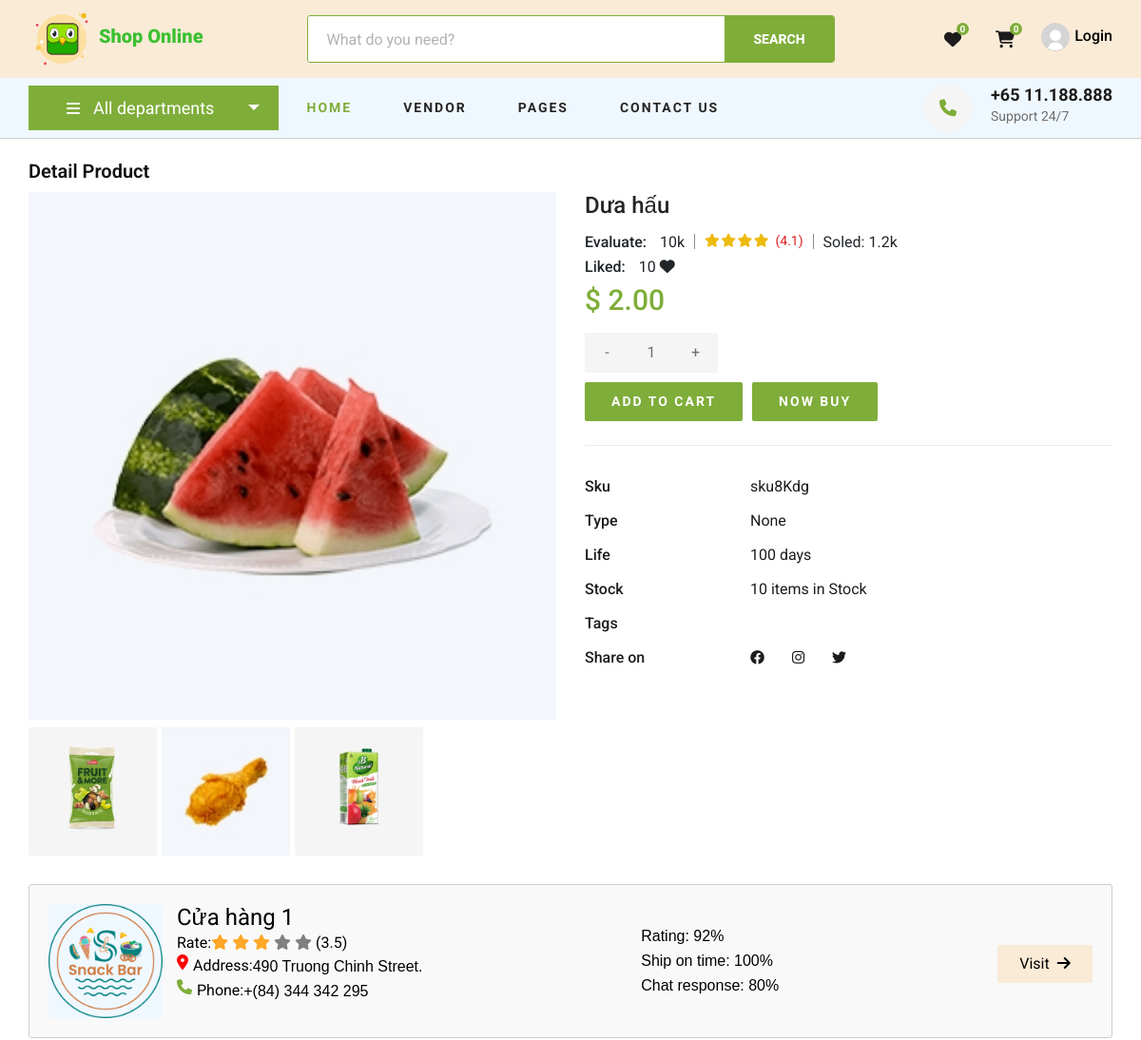
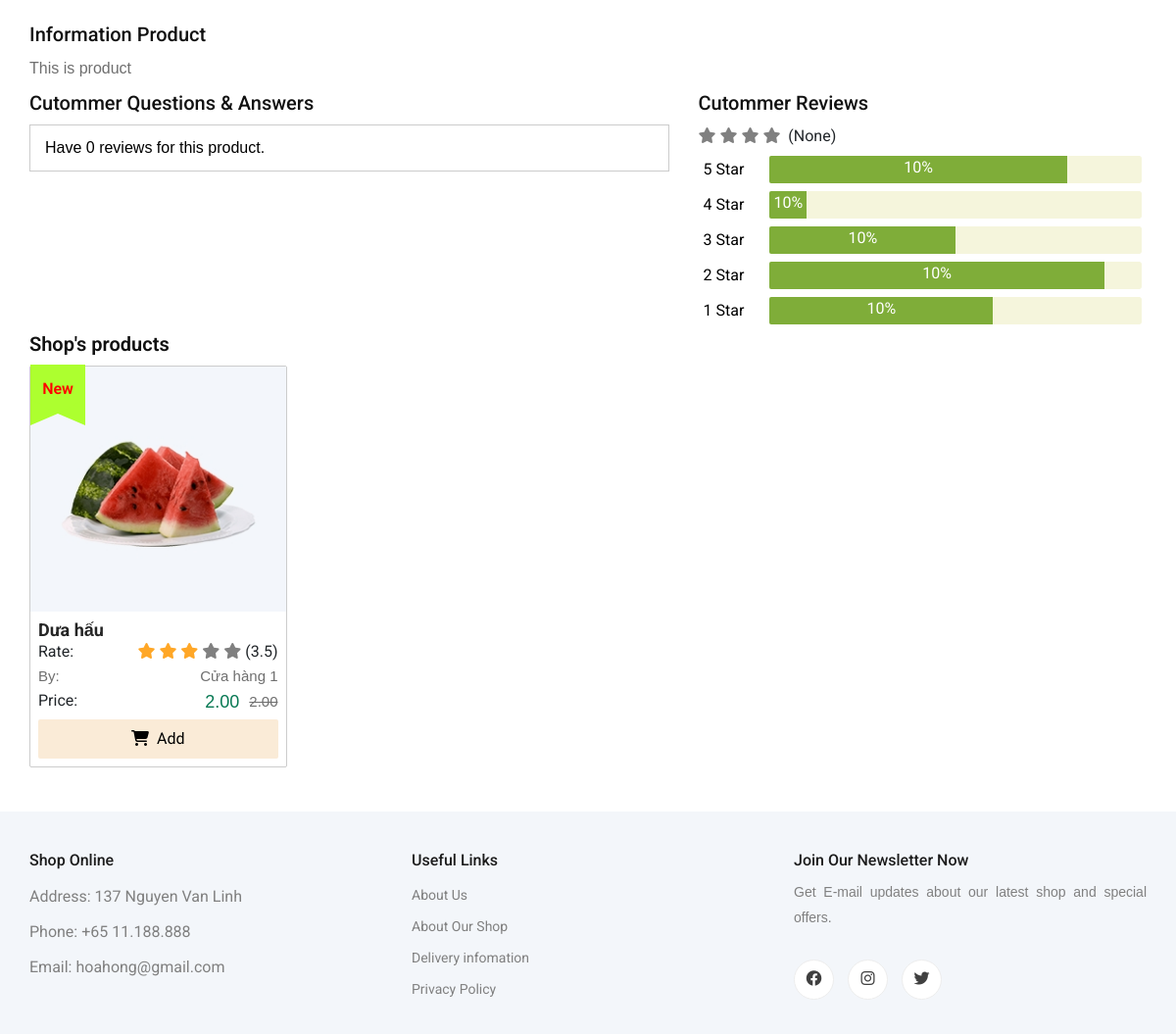
/product/ffg1ce4ae5/, run on the app's committed database (2 pictures, top to bottom).
### core/models.py (models this page shows, shortened)
class Product(models.Model):
    pid = ShortUUIDField(unique=True, length=10, max_length=20, alphabet="abcdefgh12345")
    title = models.CharField(max_length=100, default="Fresh Pear")
    image = models.ImageField(upload_to=user_directory_path, default="product.png")
    description = RichTextUploadingField(null=True, blank=True, default="This is product")
    price = models.DecimalField(decimal_places=2, max_digits=50, default=2)
    old_price = models.DecimalField(decimal_places=2, max_digits=50, default=2)
    specifications = RichTextUploadingField(null=True, blank=True)
    product_status = models.CharField(choices=STATUS, default="in_review", max_length=50)
    type = models.CharField(max_length=100, default="Organic", null=True, blank=True)
    stock = models.CharField(max_length=100, default="10", null=True, blank=True)
    life = models.CharField(max_length=100, default="100 days", null=True, blank=True)
    mfd = models.DateTimeField(auto_now_add=False, null=True, blank=True)
    status = models.BooleanField(default=True)
    in_stock = models.BooleanField(default=True)
    featured = models.BooleanField(default=False)
    digital = models.BooleanField(default=False)
    sku = ShortUUIDField(unique=True, length=4, max_length=10, prefix="sku")
    date = models.DateTimeField(auto_now_add=True)
    updated = models.DateTimeField(null=True, blank=True)
    user = models.ForeignKey(User, on_delete=models.CASCADE, null=True)
    category = models.ForeignKey(Category, on_delete=models.CASCADE, null=True, related_name='category')
    tags = TaggableManager(blank=True)
    vendor = models.ForeignKey(Vendor, on_delete=models.CASCADE, null=True, related_name='vendor')
    class Meta:
        verbose_name_plural = "Products"

class ProductImage(models.Model):
    images = models.ImageField(upload_to="product-images", default="image.png")
    product = models.ForeignKey(Product, on_delete=models.CASCADE, null=True, related_name="product_images")
    date = models.DateTimeField(auto_now_add=True)
    class Meta:
        verbose_name_plural = "Product Images"

class Vendor(models.Model):
    vid = ShortUUIDField(unique=True, length=10, max_length=20, prefix="ven", alphabet="abcdefgh12345")
    title = models.CharField(max_length=100, default="Nestify")
    image = models.ImageField(upload_to=user_directory_path, default="vender.png")
    image_cover = models.ImageField(upload_to=user_directory_path, default="vender.png")
    description = RichTextUploadingField(null=True, blank=True)
    address = models.CharField(max_length=100, default="490 Truong Chinh Street.")
    contact = models.CharField(max_length=100, default="+(84) 344 342 295")
    chat_resp_time = models.CharField(max_length=100, default="100")
    shipping_on_time = models.CharField(max_length=100, default="100")
    authentic_rating = models.CharField(max_length=100, default="100")
    days_return = models.CharField(max_length=100, default="100")
    warranty_period = models.CharField(max_length=100, default="100")
    user = models.ForeignKey(User, on_delete=models.CASCADE, null=True)
    class Meta:
        verbose_name_plural = "Vendors"

### core/views.py (the view)
# urls.py: path('product/<pid>/', product_detail_list, name='product-detail'),
def product_detail_list(request, pid):
    product = Product.objects.get(pid=pid)
    productImages = product.product_images.all()
    vendor = product.vendor
    products = Product.objects.filter(vendor=vendor)
    reviews = ProductReview.objects.filter(product=product)
    avg_rate = ProductReview.objects.filter(product=product).aggregate(rating=Avg('rating'))
    forms = ProductReviewForm()
    make_review = True
    if request.user.is_authenticated:
        user_review = ProductReview.objects.filter(user=request.user, product=product).count()
        if user_review > 0:
            make_review = False
    content = {"productdetail" : product, "productImages" : productImages,'avg_rate' : avg_rate,\
                'vendor' : vendor, "products" : products, 'reviews' : reviews, 'forms' : forms, \
                    'make_review':make_review}
    return render(request, 'core/detail-product.html', content)

### core/forms.py
class ProductReviewForm(forms.ModelForm):
    review = forms.CharField(widget=forms.Textarea(attrs={'placeholder' : 'Write review', 'rows': 5}))
    class Meta:
        model = ProductReview
        fields = ['review', 'rating']

### core/default.py (called while the page is built)
def default(request):
    categorys = Category.objects.all()
    min_max_price = Product.objects.aggregate(Min("price"), Max("price"))
    try:
        count_wishlist = Wishlish.objects.filter(user=request.user).count()
    except: count_wishlist = 0;
    return {
        'min_max_price' : min_max_price,
        'categorys' : categorys,
        'count_wishlist' : count_wishlist
    }

### templates/core/detail-product.html (shortened to what this page needs)
{% extends 'core/base.html'%}
{% load static %}
{% block content %}
<section class="product-details">
    <div class="container">
        <div class="row">
            <div class="col-lg-12">
                <div class="section-title">
                    <h3>Detail Product</h3>
                </div>
            </div>
        </div>
        <div class="row">
            <div class="col-lg-6 col-md-6">
                <div class="product__details__pic">
                    <div class="product__details__pic__item">
                        <img class="product__details__pic__item--large" src="{{ productdetail.image.url }}">
                    </div>
                    <div class="product__details__pic__slider owl-carousel">
                        {% for productImage in productImages %}
                        <img data-imgbigurl="{{productImage.images.url}}"
                            src="{{productImage.images.url}}" alt="">
                        {% endfor %}
                    </div>
                </div>
            </div>
            <div class="col-lg-6 col-md-6">
                <div class="product__details__text">
                    <h3>{{productdetail.title}}</h3>
                    <div class="product-infor">
                        <div class="product-evaluate">
                            <b>Evaluate:</b> 10k
                        </div>
                        <div class="product__details__rating">
                            <i class="fa fa-star"></i>
                            <i class="fa fa-star"></i>
                            <i class="fa fa-star"></i>
                            <i class="fa fa-star"></i>
                            <span>(4.1)</span>
                        </div>
                        <div class="product-solid">
                            Soled: 1.2k
                        </div>
                    </div>
                    <div class="product-like"><b>Liked:</b> 10 <i class="fa fa-heart"></i></div>
                    <div class="product__details__price product__details__price-{{ productdetail.id }}" value="{{productdetail.price}}">$ {{productdetail.price}}</div>
                    <div class="product__details__quantity">
                        <div class="quantity">
                            <div class="pro-qty">
                                <input type="text" value="1" class="product-quantity-{{productdetail.id}}">
                            </div>
                        </div>
                    </div>
                    <br>
                    <a href="#" data-index="{{ productdetail.id }}" class="primary-btn btn-add-cart" >Add to Cart</a>
                    <a href="#" class="primary-btn">Now Buy</a>
                    <ul>
                        <li><b>Sku</b> <span>{{productdetail.sku}}</span></li>
                        <li><b>Type</b> <span>{{productdetail.mfd}}</span></li>
                        <li><b>Life</b> <span>{{productdetail.life}}</span></li>
                        <li><b>Stock</b> <span>{{productdetail.stock}} items in Stock</span></li>
                        <li><b>Tags</b> </li>
                        <li><b>Share on</b>
                            <div class="share">
                                <a href="#"><i class="fa-brands fa-facebook"></i></a>
                                <a href="#"><i class="fa-brands fa-instagram"></i></a>
                                <a href="#"><i class="fa-brands fa-twitter"></i></a>
                            </div>
                        </li>
                    </ul>
                </div>
            </div>
        </div>
    </div>
</section>
<div class="container">
    <div class="hero">
        <div class="row">
            <div class="col-lg-12">
                <div class="banner-vendor2">
                    <div class="vendor-header">
                        <img src="{{vendor.image.url}}"/>
                        <div class="vendor-content">
                            <h3>{{vendor.title}}</h3>
                            <div class="featured__item__rate">
                                <span>Rate: </span>
                                <div class="featured__item__rate-content">
                                    <i class="featured__item__rate--yellow fa fa-star" aria-hidden="true"></i>
                                    <i class="featured__item__rate--yellow fa fa-star" aria-hidden="true"></i>
                                    <i class="featured__item__rate--yellow fa fa-star" aria-hidden="true"></i>
                                    <i class="fa fa-star" aria-hidden="true"></i>
                                    <i class="fa fa-star" aria-hidden="true"></i>
                                    <span>(3.5)</span>
                                </div>
                            </div>
                            <div class="featured__item__contact">
                                <span><i class="fa-sharp fa-solid fa-location-dot"></i>Address:</span>
                                <p>{{vendor.address}}</p>
                            </div>
                            <div class="featured__item__contact">
                                <span><i class="fa-solid fa-phone"></i>Phone:</span>
                                <p>{{vendor.contact}}</p>
                            </div>
                        </div>
                    </div>
                    <div class="vendor-contact">
                        <div class="follow">
                            <p>Rating: 92%</p>
                            <p>Ship on time: 100%</p>
                            <p>Chat response: 80%</p>
                        </div>
                    </div>
                    <a href="{% url 'core:vendor-detail' vendor.vid %}"><button class="visist">Visit<i class="fa-solid fa-arrow-right"></i></button></a>
                </div>
            </div>
        </div>
    </div>
    <div class="row">
        <div class="col-lg-12">
            <div class="description-product">
                <h3>Information Product</h3>
                <p>{{productdetail.description | safe}}</p>
            </div>
        </div>
    </div>
    <div class="row">
        <div class="description_view col-lg-7">
            <h3>Cutommer Questions & Answers </h3>
            <div class="review">
                <p class="review-sum">Have {{reviews.count}} reviews for this product.</p>
            </div>
        </div>
        <div class="description_chart col-lg-5">
            <h3>Cutommer Reviews</h3>
            <div class="product__details__rating">
                <i class="fa fa-star"></i>
                <i class="fa fa-star"></i>
                <i class="fa fa-star"></i>
                <i class="fa fa-star"></i>
                <span>({{avg_rate.rating}})</span>
            </div>
            <div class="review-chart">
                <div class="progress">
                    <div class="progress-bar">5 Star</div>
                    <div class="progress-chart">
                        <span class="progress-text" style="width: 80%;">10%</span>
                    </div>
                </div>
                <div class="progress">
                    <div class="progress-bar">4 Star</div>
                    <div class="progress-chart">
                        <span class="progress-text" style="width: 10%;">10%</span>
                    </div>
                </div>
                <div class="progress">
                    <div class="progress-bar">3 Star</div>
                    <div class="progress-chart">
                        <span class="progress-text" style="width: 50%;">10%</span>
                    </div>
                </div>
                <div class="progress">
                    <div class="progress-bar">2 Star</div>
                    <div class="progress-chart">
                        <span class="progress-text" style="width: 90%;">10%</span>
                    </div>
                </div>
                <div class="progress">
                    <div class="progress-bar">1 Star</div>
                    <div class="progress-chart">
                        <span class="progress-text" style="width: 60%;">10%</span>
                    </div>
                </div>
            </div>
        </div>
    </div>
</div>
<section class="related-product">
    <div class="container">
        <div class="row">
            <div class="col-lg-12">
                <div class="section-title">
                    <h3>Shop's products</h3>
                </div>
            </div>
        </div>
        <div class="row">
            {% for product in products %}
                       <div class="col-lg-3 col-md-4 col-sm-6 mix">
                            <div class="featured__item">
                                <div class="featured__item__pic set-bg" data-setbg="{{ product.image.url }}">
                                </div>
                                <div class="featured__item__text">
                                    <h6><a href="#">{{ product.title }}</a></h6>
                                    <div class="featured__item__rate">
                                        <span>Rate: </span>
                                        <div class="featured__item__rate-content">
                                            <i class="featured__item__rate--yellow fa fa-star" aria-hidden="true"></i>
                                            <i class="featured__item__rate--yellow fa fa-star" aria-hidden="true"></i>
                                            <i class="featured__item__rate--yellow fa fa-star" aria-hidden="true"></i>
                                            <i class="fa fa-star" aria-hidden="true"></i>
                                            <i class="fa fa-star" aria-hidden="true"></i>
                                            <span>(3.5)</span>
                                        </div>
                                    </div>
                                    <div class="featured__item__weight">
                                        <p>By: </p>
                                        <p>{{ product.vendor.title}}</p>
                                    </div>
                                    <div class="featured__item__price">
                                        <span>Price: </span>
                                        <div class="featured__item__price-content">
                                            <p style="color: rgb(6, 120, 82); font-size: 18px;">{{ product.price }}</p>
                                            <p style="text-decoration:line-through;">{{ product.old_price }}</p>
                                        </div>
                                    </div>
                                    <button><i class="fa fa-shopping-cart"></i>Add</button>
                                </div>
                                <div class="featured__item__sale">
                                    <span class="title">New</span>
                                </div>
                            </div>
                        </div>
                       {% endfor %}
        </div>
    </div>
</section>
{% endblock content %}

### data on the page
Product: image (picture), title "Dưa hấu", price "2.00", id "1", sku "sku8Kdg", mfd "None", life "100 days", stock "10", description "This is product", vendor "Cửa hàng 1", old_price "2.00"
ProductImage: images (picture)
ProductImage: images (picture)
ProductImage: images (picture)
Vendor: image (picture), title "Cửa hàng 1", address "490 Truong Chinh Street.", contact "+(84) 344 342 295"

### other printed values
{{ count_wishlist }} "0"
{{ request.session.cart_data_obj | length }} "0"
{{ reviews.count }} "0"
{{ avg_rate.rating }} "None"
